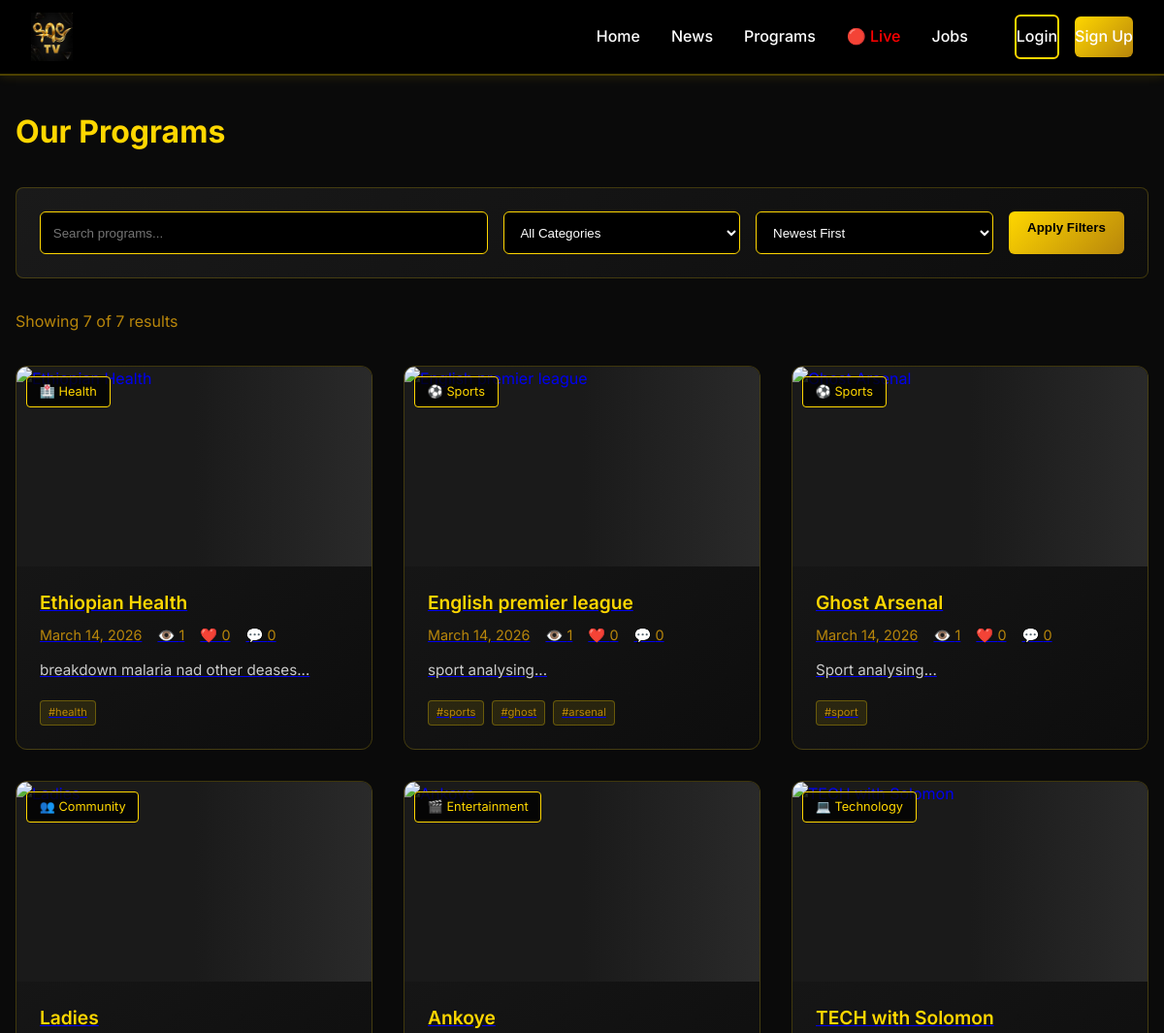
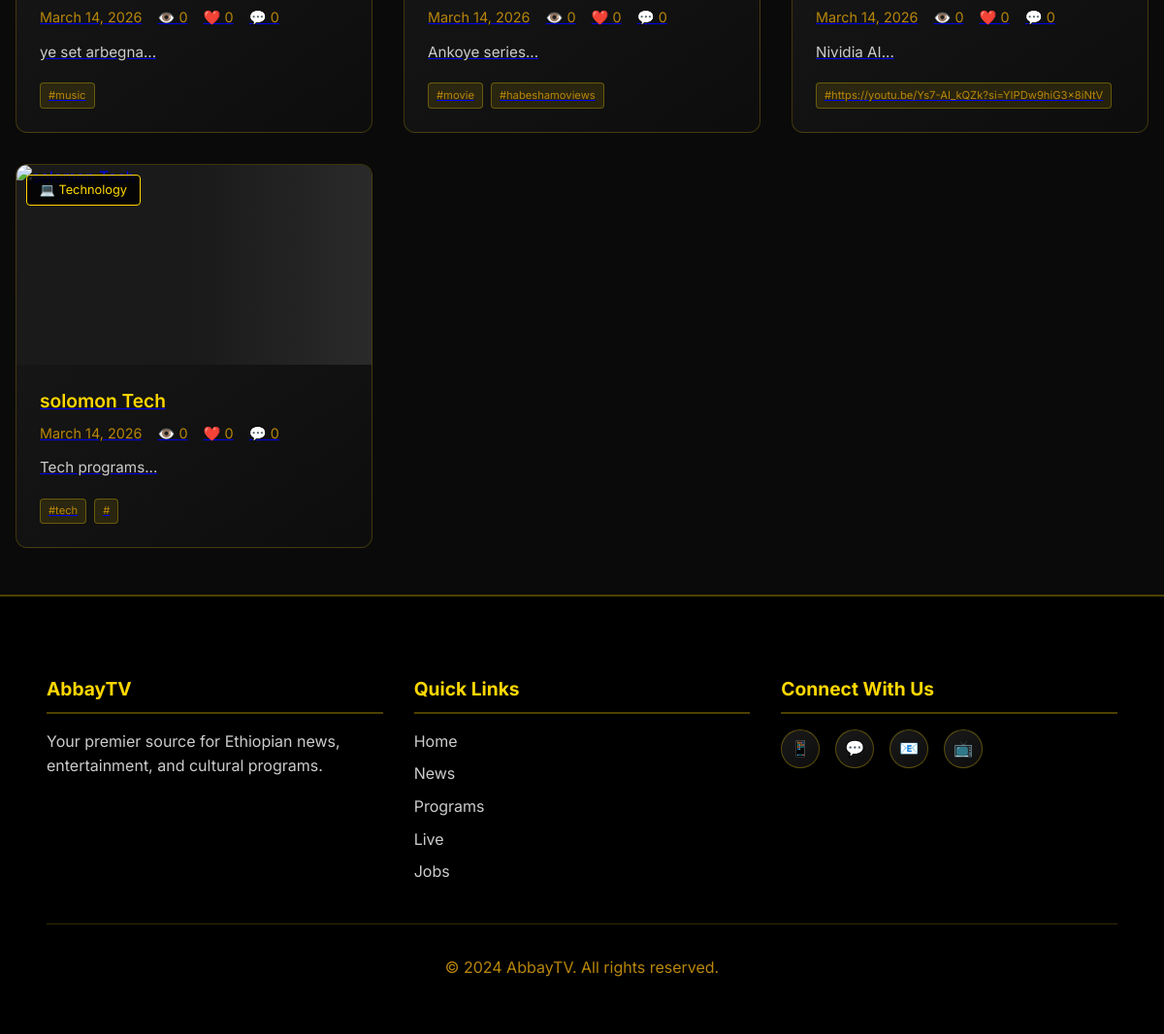
Page /programs on the committed database (2 pictures, top to bottom).
### app.py (models this page shows, shortened)
class Program(db.Model):
    __tablename__ = 'programs'
    id = db.Column(db.Integer, primary_key=True)
    title = db.Column(db.String(200), nullable=False)
    youtube_url = db.Column(db.String(200), nullable=False)
    description = db.Column(db.Text, nullable=False)
    category_id = db.Column(db.Integer, db.ForeignKey('categories.id'), nullable=False, default=1)
    author_id = db.Column(db.Integer, db.ForeignKey('users.id'), nullable=False)
    views = db.Column(db.Integer, default=0)
    tags = db.Column(db.String(200), default='')
    created_at = db.Column(db.DateTime, default=datetime.utcnow)
    author = db.relationship('User', backref='programs')
    category = db.relationship('Category')
    comments = db.relationship('ProgramComment', backref='post', lazy=True, cascade='all, delete-orphan', order_by='ProgramComment.created_at.desc()')
    likes = db.relationship('ProgramLike', backref='post', lazy=True, cascade='all, delete-orphan')
    @property
    def like_count(self):
        return len(self.likes)
    @property
    def comment_count(self):
        return len(self.comments)

class Category(db.Model):
    __tablename__ = 'categories'
    id = db.Column(db.Integer, primary_key=True)
    name = db.Column(db.String(50), unique=True, nullable=False)
    slug = db.Column(db.String(50), unique=True, nullable=False)
    icon = db.Column(db.String(20), default='📰')
    description = db.Column(db.String(200))
    created_at = db.Column(db.DateTime, default=datetime.utcnow)

### app.py (the view)
@app.route('/programs')
def programs():
    page = request.args.get('page', 1, type=int)
    category = request.args.get('category', 'all')
    search = request.args.get('search', '')
    sort = request.args.get('sort', 'newest')
    query = Program.query
    if category != 'all':
        cat = Category.query.filter_by(slug=category).first()
        if cat:
            query = query.filter_by(category_id=cat.id)
    if search:
        query = query.filter(Program.title.contains(search) | Program.description.contains(search))
    if sort == 'newest':
        query = query.order_by(Program.created_at.desc())
    elif sort == 'popular':
        query = query.order_by(Program.views.desc())
    elif sort == 'liked':
        query = query.outerjoin(ProgramLike).group_by(Program.id).order_by(db.func.count(ProgramLike.id).desc())
    pagination = query.paginate(page=page, per_page=9, error_out=False)
    categories = Category.query.all()
    return render_template('programs.html', programs=pagination.items, pagination=pagination,
                         categories=categories, current_category=category,
                         current_search=search, current_sort=sort)

### templates/programs.html (shortened to what this page needs)
{% extends "base.html" %}
{% block content %}
<div class="container">
    <h1 style="color: #FFD700; margin-bottom: 2rem;">Our Programs</h1>
    <div class="filter-bar">
        <form method="GET" action="{{ url_for('programs') }}" class="filter-form">
            <div class="filter-group">
                <input type="text" name="search" class="filter-input" placeholder="Search programs..." value="{{ current_search }}">
                <select name="category" class="filter-select">
                    <option value="all" {% if current_category == 'all' %}selected{% endif %}>All Categories</option>
                </select>
                <select name="sort" class="filter-select">
                    <option value="newest" {% if current_sort == 'newest' %}selected{% endif %}>Newest First</option>
                </select>
                <button type="submit" class="btn btn-primary">Apply Filters</button>
            </div>
        </form>
    </div>
    <div class="results-count">
        Showing {{ programs|length }} of {{ pagination.total }} results
    </div>
    <div class="thumbnail-grid">
        {% for program in programs %}
        <div class="thumbnail-card">
            <a href="{{ url_for('program_detail', id=program.id) }}">
                <div class="thumbnail-image">
                    {% if program.category %}
                    <span class="category-tag">{{ program.category.icon }} {{ program.category.name }}</span>
                    {% endif %}
                </div>
                <div class="thumbnail-content">
                    <h3 class="thumbnail-title">{{ program.title }}</h3>
                    <div class="thumbnail-meta">
                        <span>{{ program.created_at.strftime('%B %d, %Y') }}</span>
                        <span>👁️ {{ program.views }}</span>
                        <span>❤️ {{ program.like_count }}</span>
                        <span>💬 {{ program.comment_count }}</span>
                    </div>
                    <p class="thumbnail-description">{{ program.description[:150] }}...</p>
                    {% if program.tags %}
                    <div class="thumbnail-tags">
                        {% for tag in program.tags.split(',')[:3] %}
                        <span class="tag">#{{ tag.strip() }}</span>
                        {% endfor %}
                    </div>
                    {% endif %}
                </div>
            </a>
        </div>
        {% else %}
        <p class="no-items">No programs found matching your criteria.</p>
        {% endfor %}
    </div>
</div>
{% endblock %}

### static/css/style.css (style rules this page uses)
* { margin: 0; padding: 0; box-sizing: border-box; }
body { font-family: 'Inter', sans-serif; background-color: #0A0A0A; color: #FFFFFF; line-height: 1.6; }
.btn { padding: 0.6rem 1.2rem; border-radius: 6px; border: none; font-weight: 600; cursor: pointer; transition: all 0.3s; text-decoration: none; display: inline-block; position: relative; overflow: hidden; }
.btn::before { content: ''; position: absolute; top: 50%; left: 50%; width: 0; height: 0; border-radius: 50%; background: rgba(255, 215, 0, 0.3); transform: translate(-50%, -50%); transition: width 0.6s, height 0.6s; }
.btn-primary { background: linear-gradient(135deg, #FFD700 0%, #B8860B 100%); color: #000000; font-weight: 700; }
.container { max-width: 1200px; margin: 2rem auto; padding: 0 1rem; }
.thumbnail-grid { display: grid; grid-template-columns: repeat(auto-fill, minmax(300px, 1fr)); gap: 2rem; margin: 2rem 0; }
.thumbnail-card { background: linear-gradient(145deg, #1A1A1A 0%, #0D0D0D 100%); border-radius: 12px; overflow: hidden; border: 1px solid rgba(255, 215, 0, 0.2); transition: all 0.3s ease; height: 100%; display: flex; flex-direction: column; }
.thumbnail-image { position: relative; width: 100%; padding-bottom: 56.25%; background: #000000; overflow: hidden; }
.category-tag { position: absolute; top: 10px; left: 10px; background: rgba(0, 0, 0, 0.8); color: #FFD700; padding: 0.3rem 0.8rem; border-radius: 4px; font-size: 0.8rem; border: 1px solid #FFD700; z-index: 2; }
.thumbnail-content { padding: 1.5rem; flex: 1; }
.thumbnail-title { color: #FFD700; font-size: 1.2rem; font-weight: 600; margin-bottom: 0.5rem; line-height: 1.4; }
.thumbnail-meta { color: #B8860B; font-size: 0.9rem; margin-bottom: 0.8rem; display: flex; gap: 1rem; }
.thumbnail-description { color: #CCCCCC; font-size: 0.95rem; line-height: 1.6; margin-bottom: 1.2rem; }
.thumbnail-tags { display: flex; gap: 0.5rem; flex-wrap: wrap; margin-top: 0.5rem; }
.tag { background: rgba(255, 215, 0, 0.1); color: #B8860B; padding: 0.2rem 0.5rem; border-radius: 4px; font-size: 0.7rem; border: 1px solid rgba(255, 215, 0, 0.3); }
.filter-bar { background: linear-gradient(145deg, #1A1A1A 0%, #0D0D0D 100%); padding: 1.5rem; border-radius: 8px; margin-bottom: 2rem; border: 1px solid rgba(255, 215, 0, 0.2); }
.filter-group { display: flex; gap: 1rem; flex-wrap: wrap; }
.filter-input { flex: 2; min-width: 200px; padding: 0.8rem; background: #000000; border: 1px solid #FFD700; border-radius: 6px; color: #FFFFFF; }
.filter-select { flex: 1; min-width: 150px; padding: 0.8rem; background: #000000; border: 1px solid #FFD700; border-radius: 6px; color: #FFFFFF; cursor: pointer; }
.filter-select option { background: #000000; color: #FFFFFF; }
.results-count { color: #B8860B; margin-bottom: 1rem; }
.thumbnail-image { position: relative; width: 100%; padding-bottom: 56.25%; background: #1A1A1A; overflow: hidden; }
.thumbnail-image::before { content: ''; position: absolute; top: 0; left: 0; width: 100%; height: 100%; background: linear-gradient(90deg, #1A1A1A 25%, #2A2A2A 50%, #1A1A1A 75%); background-size: 200% 100%; animation: loading 1.5s infinite; z-index: 0; }

### rows in the picture
Program: category.icon "🏥", category.name "Health", title "Ethiopian Health", created_at "March 14, 2026", views "1", like_count "0", comment_count "0", description "breakdown malaria nad other deases", strip "health"
Program: category.icon "⚽", category.name "Sports", title "English premier league", created_at "March 14, 2026", views "1", like_count "0", comment_count "0", description "sport analysing", strip "sports" "ghost" "arsenal"
Program: category.icon "⚽", category.name "Sports", title "Ghost Arsenal", created_at "March 14, 2026", views "1", like_count "0", comment_count "0", description "Sport analysing", strip "sport"
Program: category.icon "👥", category.name "Community", title "Ladies", created_at "March 14, 2026", views "0", like_count "0", comment_count "0", description "ye set arbegna", strip "music"
Program: category.icon "🎬", category.name "Entertainment", title "Ankoye", created_at "March 14, 2026", views "0", like_count "0", comment_count "0", description "Ankoye series", strip "movie" "habeshamoviews"
Program: category.icon "💻", category.name "Technology", title "TECH with Solomon", created_at "March 14, 2026", views "0", like_count "0", comment_count "0", description "Nividia AI", strip "https://youtu.be/Ys7-AI_kQZk?si=YIPDw9hiG3x8iNtV"
Program: category.icon "💻", category.name "Technology", title "solomon Tech", created_at "March 14, 2026", views "0", like_count "0", comment_count "0", description "Tech programs", strip "tech"

### other values in the picture
{{ programs|length }} "7"
{{ pagination.total }} "7"
